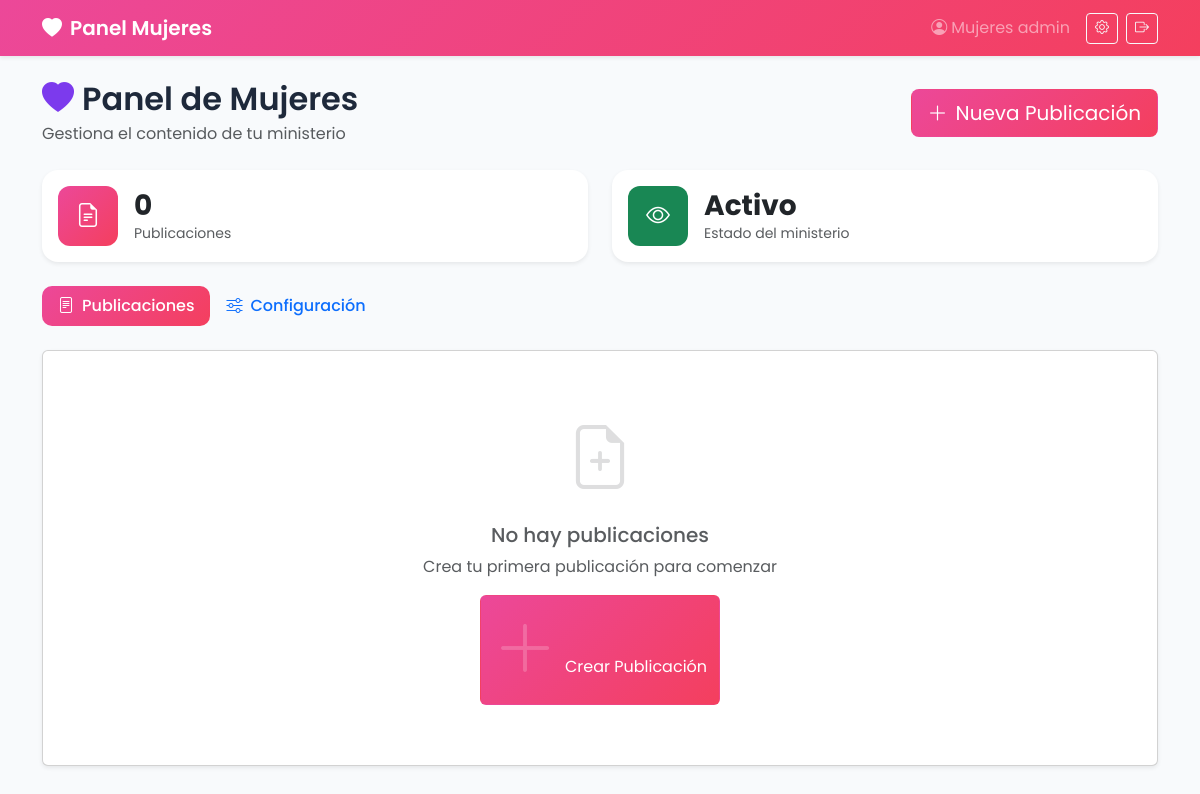
The page /admin/secciones.php (signed in) on the database its author committed.
### tables this page shows
CREATE TABLE `users` (
  `id` int(11) NOT NULL,
  `username` varchar(50) NOT NULL,
  `email` varchar(100) NOT NULL,
  `password` varchar(255) NOT NULL,
  `full_name` varchar(100) NOT NULL,
  `phone` varchar(20) DEFAULT NULL,
  `role` enum('admin','supervisor','lider','admin_jovenes','admin_mujeres','admin_varones','admin_juveniles','admin_evangelismo','admin_intercesion','user') NOT NULL DEFAULT 'user',
  `is_active` tinyint(1) NOT NULL DEFAULT 1,
  `created_at` timestamp NOT NULL DEFAULT current_timestamp(),
  `updated_at` timestamp NOT NULL DEFAULT current_timestamp() ON UPDATE current_timestamp()
);

CREATE TABLE `seccion_config` (
  `id` int(11) NOT NULL,
  `seccion_key` varchar(50) NOT NULL,
  `header_image_url` varchar(255) DEFAULT NULL,
  `header_title` varchar(255) DEFAULT NULL,
  `header_subtitle` text DEFAULT NULL,
  `updated_at` timestamp NOT NULL DEFAULT current_timestamp() ON UPDATE current_timestamp()
);

### includes/functions.php (called while the page is built, shortened)
<?php
function getCurrentUser() {
    if (isset($_SESSION['user_id'])) {
        try {
            $pdo = getConnection();
            $stmt = $pdo->prepare("SELECT * FROM users WHERE id = ? AND is_active = 1");
            $stmt->execute([$_SESSION['user_id']]);
            return $stmt->fetch();
        } catch (Exception $e) {
            return null;
        }
    }
    return null;
}
function sanitize($input) {
    return htmlspecialchars(trim($input), ENT_QUOTES, 'UTF-8');
}
function getSectionConfig($sectionKey, $refresh = false) {
    try {
        $pdo = getConnection();
        $stmt = $pdo->prepare("SELECT * FROM seccion_config WHERE seccion_key = ?");
        $stmt->execute([$sectionKey]);
        $config = $stmt->fetch(PDO::FETCH_ASSOC);
        if ($config) {
            return $config;
        }
    } catch (Exception $e) {
    }
    return [];
}

### admin/secciones.php (the view, shortened to what this page needs)
<?php
require_once __DIR__ . '/../includes/functions.php';
$user = getCurrentUser();
$pdo = getConnection();
$sectionMap = [
    'admin_jovenes' => ['name' => 'Jóvenes', 'key' => 'jovenes', 'icon' => 'bi-lightning-fill', 'color' => 'primary', 'gradient' => 'linear-gradient(135deg, #6366f1 0%, #8b5cf6 100%)'],
    'admin_mujeres' => ['name' => 'Mujeres', 'key' => 'mujeres', 'icon' => 'bi-heart-fill', 'color' => 'danger', 'gradient' => 'linear-gradient(135deg, #ec4899 0%, #f43f5e 100%)'],
    'admin_varones' => ['name' => 'Varones', 'key' => 'varones', 'icon' => 'bi-shield-fill', 'color' => 'info', 'gradient' => 'linear-gradient(135deg, #0ea5e9 0%, #06b6d4 100%)'],
    'admin_juveniles' => ['name' => 'Juveniles', 'key' => 'juveniles', 'icon' => 'bi-emoji-smile-fill', 'color' => 'warning', 'gradient' => 'linear-gradient(135deg, #f59e0b 0%, #eab308 100%)'],
    'admin_niños' => ['name' => 'Niños', 'key' => 'niños', 'icon' => 'bi-stars', 'color' => 'success', 'gradient' => 'linear-gradient(135deg, #8b5cf6 0%, #a855f7 100%)'],
    'admin_intercesion' => ['name' => 'Intercesión', 'key' => 'intercesion', 'icon' => 'bi-heart-pulse-fill', 'color' => 'purple', 'gradient' => 'linear-gradient(135deg, #7c3aed 0%, #a855f7 100%)'],
];
$section = $sectionMap[$user['role']] ?? null;
$sectionConfig = getSectionConfig($section['key']);
$stmt = $pdo->prepare("SELECT * FROM publicaciones WHERE seccion = ? ORDER BY created_at DESC");
$stmt->execute([$section['key']]);
$publicaciones = $stmt->fetchAll();
$pubCount = count($publicaciones);
$peticionesCount = 0;
$peticionesPendientes = 0;
$pageTitle = 'Panel de ' . $section['name'];
?>
<!DOCTYPE html>
<html lang="es">
<head>
    <link href="https://cdn.jsdelivr.net/npm/bootstrap@5.3.2/dist/css/bootstrap.min.css" rel="stylesheet">
    <link href="https://cdn.jsdelivr.net/npm/bootstrap-icons@1.11.1/font/bootstrap-icons.css" rel="stylesheet">
</head>
<body>
    <nav class="navbar navbar-expand-lg navbar-dark gradient-bg shadow-sm">
        <div class="container">
            <a class="navbar-brand" href="<?= BASE_URL ?>/admin/secciones.php">
                <i class="bi <?= $section['icon'] ?> me-2"></i>Panel <?= $section['name'] ?>
            </a>
            <div class="d-flex align-items-center gap-2">
                <span class="text-white-50 me-2 d-none d-md-inline">
                    <i class="bi bi-person-circle me-1"></i><?= sanitize($user['full_name']) ?>
                </span>
                <a href="<?= BASE_URL ?>/perfil.php" class="btn btn-outline-light btn-sm">
                    <i class="bi bi-gear"></i>
                </a>
                <a href="<?= BASE_URL ?>/logout.php" class="btn btn-outline-light btn-sm">
                    <i class="bi bi-box-arrow-right"></i>
                </a>
            </div>
        </div>
    </nav>
    <div class="container py-4">
        <div class="d-flex flex-column flex-md-row justify-content-between align-items-start align-items-md-center mb-4 gap-3">
            <div>
                <h2 class="section-title mb-1">
                    <i class="bi <?= $section['icon'] ?> me-2" style="color: #7c3aed;"></i><?= $pageTitle ?>
                </h2>
                <p class="text-muted mb-0">Gestiona el contenido de tu ministerio</p>
            </div>
            <button class="btn btn-lg gradient-bg text-white btn-action" data-bs-toggle="modal" data-bs-target="#createModal">
                <i class="bi bi-plus-lg me-2"></i>Nueva Publicación
            </button>
        </div>
        <div class="row g-4 mb-4">
            <div class="col-md-<?= $section['key'] === 'intercesion' ? '4' : '6' ?>">
                <div class="card stat-card shadow-sm h-100">
                    <div class="card-body d-flex align-items-center">
                        <div class="stat-icon gradient-bg text-white me-3">
                            <i class="bi bi-file-earmark-text fs-4"></i>
                        </div>
                        <div>
                            <h3 class="mb-0 fw-bold"><?= $pubCount ?></h3>
                            <p class="text-muted mb-0 small">Publicaciones</p>
                        </div>
                    </div>
                </div>
            </div>
            <?php if ($section['key'] === 'intercesion'): ?>
            <div class="col-md-4">
                <div class="card stat-card shadow-sm h-100">
                    <div class="card-body d-flex align-items-center">
                        <div class="stat-icon bg-warning text-white me-3">
                            <i class="bi bi-hourglass-split fs-4"></i>
                        </div>
                        <div>
                            <h3 class="mb-0 fw-bold"><?= $peticionesPendientes ?></h3>
                            <p class="text-muted mb-0 small">Pendientes</p>
                        </div>
                    </div>
                </div>
            </div>
            <div class="col-md-4">
                <div class="card stat-card shadow-sm h-100">
                    <div class="card-body d-flex align-items-center">
                        <div class="stat-icon bg-success text-white me-3">
                            <i class="bi bi-heart-pulse fs-4"></i>
                        </div>
                        <div>
                            <h3 class="mb-0 fw-bold"><?= $peticionesCount ?></h3>
                            <p class="text-muted mb-0 small">Total Peticiones</p>
                        </div>
                    </div>
                </div>
            </div>
            <?php else: ?>
            <div class="col-md-6">
                <div class="card stat-card shadow-sm h-100">
                    <div class="card-body d-flex align-items-center">
                        <div class="stat-icon bg-success text-white me-3">
                            <i class="bi bi-eye fs-4"></i>
                        </div>
                        <div>
                            <h3 class="mb-0 fw-bold">Activo</h3>
                            <p class="text-muted mb-0 small">Estado del ministerio</p>
                        </div>
                    </div>
                </div>
            </div>
            <?php endif; ?>
        </div>
        <ul class="nav nav-pills mb-4" id="contentTabs" role="tablist">
            <li class="nav-item" role="presentation">
                <button class="nav-link active" id="publicaciones-tab" data-bs-toggle="pill" data-bs-target="#publicaciones" type="button">
                    <i class="bi bi-file-text me-2"></i>Publicaciones
                </button>
            </li>
            <li class="nav-item" role="presentation">
                <button class="nav-link" id="config-tab" data-bs-toggle="pill" data-bs-target="#configuracion" type="button">
                    <i class="bi bi-sliders me-2"></i>Configuración
                </button>
            </li>
        </ul>
        <div class="tab-content" id="contentTabsContent">
            <div class="tab-pane fade show active" id="publicaciones" role="tabpanel">
        <?php if (!empty($publicaciones)): ?>
        <div class="row g-4">
            <?php foreach ($publicaciones as $pub): ?>
            <div class="col-lg-4 col-md-6">
                <div class="card pub-card shadow-sm h-100">
                    <?php if ($pub['imagen']): ?>
                    <img src="<?= BASE_URL . $pub['imagen'] ?>" class="card-img-top" alt="">
                    <?php else: ?>
                    <div class="pub-placeholder gradient-bg">
                        <i class="bi <?= $section['icon'] ?> text-white display-3 opacity-50"></i>
                    </div>
                    <?php endif; ?>
                    <div class="card-body">
                        <h6 class="fw-bold mb-2"><?= sanitize($pub['titulo']) ?></h6>
                        <p class="text-muted small mb-0">
                            <?= sanitize(substr(strip_tags($pub['contenido']), 0, 80)) ?>...
                        </p>
                    </div>
                    <div class="card-footer bg-white border-0 pt-0">
                        <div class="d-flex justify-content-between align-items-center">
                            <small class="text-muted">
                                <i class="bi bi-calendar3 me-1"></i><?= formatDate($pub['created_at']) ?>
                            </small>
                            <div class="btn-group btn-group-sm">
                                <button class="btn btn-outline-primary btn-action" onclick="editPost(<?= htmlspecialchars(json_encode($pub)) ?>)">
                                    <i class="bi bi-pencil"></i>
                                </button>
                                <form method="POST" class="d-inline" onsubmit="return confirm('¿Eliminar esta publicación?')">
                                    <input type="hidden" name="action" value="delete">
                                    <input type="hidden" name="post_id" value="<?= $pub['id'] ?>">
                                    <button type="submit" class="btn btn-outline-danger btn-action">
                                        <i class="bi bi-trash"></i>
                                    </button>
                                </form>
                            </div>
                        </div>
                    </div>
                </div>
            </div>
            <?php endforeach; ?>
        </div>
        <?php else: ?>
        <div class="card shadow-sm">
            <div class="card-body empty-state text-center">
                <i class="bi bi-file-earmark-plus text-muted"></i>
                <h5 class="mt-3 text-muted">No hay publicaciones</h5>
                <p class="text-muted mb-3">Crea tu primera publicación para comenzar</p>
                <button class="btn gradient-bg text-white" data-bs-toggle="modal" data-bs-target="#createModal">
                    <i class="bi bi-plus-lg me-2"></i>Crear Publicación
                </button>
            </div>
        </div>
        <?php endif; ?>
            </div>
        </div>
</body>
</html>

### rows shown on the page
users: role.header_title "Mujeres", full_name "Mujeres admin", role.header_title "Panel de Mujeres"

### other values the page prints
$pubCount "0"
